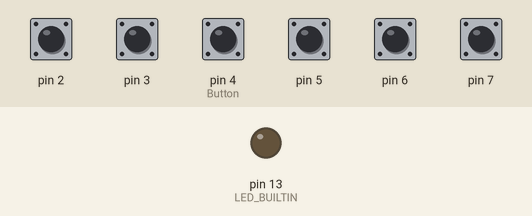
Recording of a sketch running on a simulated Arduino Uno, built with avr-gcc and run on an emulated ATmega328P. Shown: output pins drawn as LEDs (lit = HIGH). The test bench sets the inputs (shaded band); at power-on: pin 2, pin 3, pin 4 (Button), pin 5–7 HIGH. What the sketch prints to the serial monitor is not drawn.

Above: at 1.2 s.
1.3 s: pin 2 pulled LOW for 0.15 s
At 1.38 s:
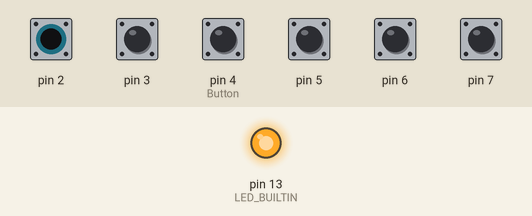
2.9 s: pin 3 pulled LOW for 0.15 s
At 3.8 s:
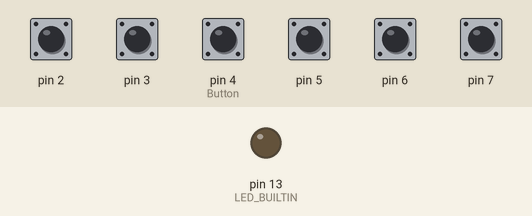
4.5 s: pin 4 (Button) pulled LOW for 1 s
At 5.3 s:
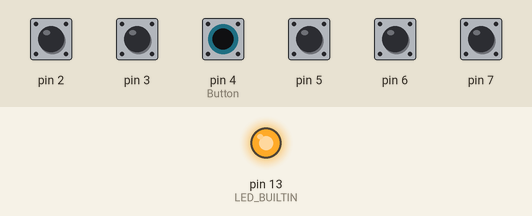
8.5 s: pin 5 pulled LOW for 0.15 s
At 9.2 s:
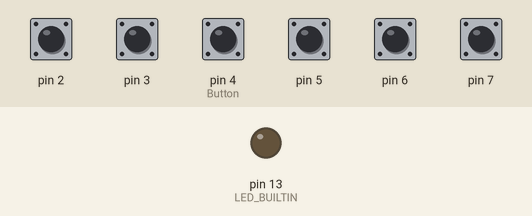
11.6 s: pin 6 pulled LOW for 0.15 s
At 12.9 s:
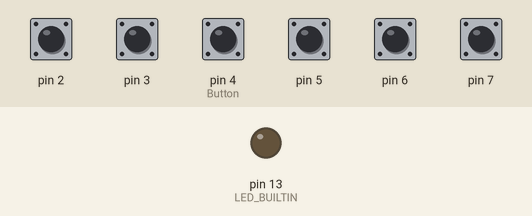
13.2 s: pin 7 pulled LOW for 0.15 s
At 14.0 s:
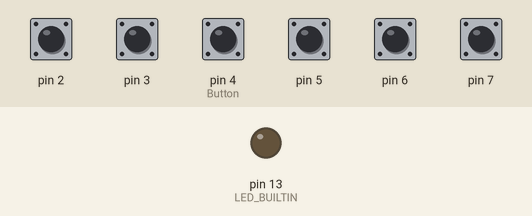
Timing chart, 0 to 16.2 s (numbered marks = the images above; inputs shaded):
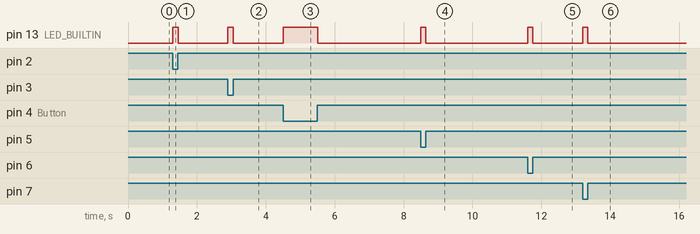

Measured:
- after the input at 1.3 s, pin 13 (LED_BUILTIN): LOW → HIGH at once, → LOW 0.15 s later
- after the input at 2.9 s, pin 13 (LED_BUILTIN): LOW → HIGH at once, → LOW 0.15 s later
- after the input at 4.5 s, pin 13 (LED_BUILTIN): LOW → HIGH at once, → LOW 1.0 s later
- after the input at 8.5 s, pin 13 (LED_BUILTIN): LOW → HIGH at once, → LOW 0.15 s later
- after the input at 11.6 s, pin 13 (LED_BUILTIN): LOW → HIGH at once, → LOW 0.15 s later
- after the input at 13.2 s, pin 13 (LED_BUILTIN): LOW → HIGH at once, → LOW 0.15 s later

The sketch:

Arduino_Keyboard_2.ino
```cpp
//#include <Keyboard.h>

uint8_t buf[8] = {0}; //Keyboard Report Buffer

// the setup function runs once when you press reset or power the board
void setup() {
  Serial.begin(9600);
  // initialize digital pin LED_BUILTIN as an output.
  pinMode(LED_BUILTIN, OUTPUT);
  pinMode(2, INPUT_PULLUP);
  pinMode(3, INPUT_PULLUP);
  pinMode(4, INPUT_PULLUP);
  pinMode(5, INPUT_PULLUP);
  pinMode(6, INPUT_PULLUP);
  pinMode(7, INPUT_PULLUP);
  pinMode(8, INPUT_PULLUP);
  pinMode(9, INPUT_PULLUP);
  //Keyboard.begin();
}

// the loop function runs over and over again forever
void loop() {
  if (digitalRead(2) == LOW) { //Menu Knob Left (CCW)
    digitalWrite(LED_BUILTIN, HIGH);   // turn the LED on (HIGH is the voltage level)
    buf[0] = 44;
    Serial.write(buf, 8);
    delay(10);                       // wait for a second
  }
  else if (digitalRead(3) == LOW) { //Menu Knob Right (CW)
    digitalWrite(LED_BUILTIN, HIGH);   // turn the LED on (HIGH is the voltage level)
    buf[0] = 46;
    Serial.write(buf, 8);
    delay(10);                       // wait for a second
  }
  else if (digitalRead(4) == LOW) { //Menu Knob Button
    digitalWrite(LED_BUILTIN, HIGH);   // turn the LED on (HIGH is the voltage level)
    //We need to figure out if we need a Menu Knob Button, or if just using the left/right will work.
    //buf[0] = ;
    Serial.write(buf, 8);
    delay(10);                       // wait for a second
  }
  else if (digitalRead(5) == LOW) { //Button 1
    digitalWrite(LED_BUILTIN, HIGH);   // turn the LED on (HIGH is the voltage level)
    buf[0] = 49;
    Serial.write(buf, 8);
    delay(10);                       // wait for a second
  }
  else if (digitalRead(6) == LOW) { //Button 2
    digitalWrite(LED_BUILTIN, HIGH);   // turn the LED on (HIGH is the voltage level)
    buf[0] = 50;
    Serial.write(buf, 8);
    delay(10);                       // wait for a second
  }
  else if (digitalRead(7) == LOW) { //Button 3
    digitalWrite(LED_BUILTIN, HIGH);   // turn the LED on (HIGH is the voltage level)
    buf[0] = 51;
    Serial.write(buf, 8);
    delay(10);                       // wait for a second
  }
  else {
    buf[0] = 0;
    Serial.write(buf, 8);
    digitalWrite(LED_BUILTIN, LOW);    // turn the LED off by making the voltage LOW
  }
}
```
